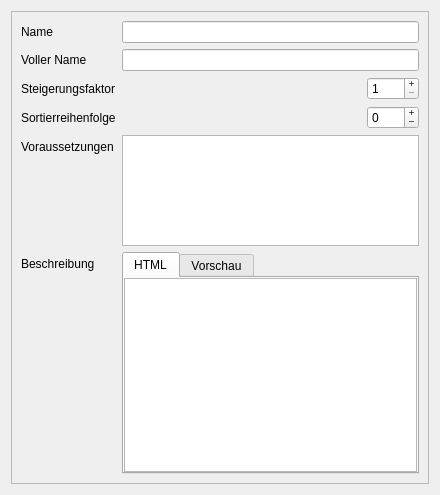
<?xml version="1.0" encoding="UTF-8"?>
<ui version="4.0">
 <class>dialog</class>
 <widget class="QWidget" name="dialog">
  <property name="geometry">
   <rect>
    <x>0</x>
    <y>0</y>
    <width>440</width>
    <height>495</height>
   </rect>
  </property>
  <property name="windowTitle">
   <string>Sephrasto - Energie bearbeiten...</string>
  </property>
  <layout class="QVBoxLayout" name="verticalLayout_3">
   <item>
    <widget class="QScrollArea" name="scrollArea">
     <property name="widgetResizable">
      <bool>true</bool>
     </property>
     <widget class="QWidget" name="scrollAreaWidgetContents">
      <property name="geometry">
       <rect>
        <x>0</x>
        <y>0</y>
        <width>416</width>
        <height>471</height>
       </rect>
      </property>
      <layout class="QFormLayout" name="formLayout">
       <item row="0" column="0">
        <widget class="QLabel" name="labelName">
         <property name="text">
          <string>Name</string>
         </property>
        </widget>
       </item>
       <item row="0" column="1">
        <widget class="QLineEdit" name="leName"/>
       </item>
       <item row="1" column="0">
        <widget class="QLabel" name="labelAnzeigeName">
         <property name="text">
          <string>Voller Name</string>
         </property>
        </widget>
       </item>
       <item row="1" column="1">
        <widget class="QLineEdit" name="leAnzeigeName"/>
       </item>
       <item row="2" column="0">
        <widget class="QLabel" name="labelSF">
         <property name="text">
          <string>Steigerungsfaktor</string>
         </property>
        </widget>
       </item>
       <item row="2" column="1">
        <layout class="QHBoxLayout" name="horizontalLayout_2">
         <item>
          <spacer name="horizontalSpacer">
           <property name="orientation">
            <enum>Qt::Horizontal</enum>
           </property>
           <property name="sizeHint" stdset="0">
            <size>
             <width>40</width>
             <height>20</height>
            </size>
           </property>
          </spacer>
         </item>
         <item>
          <widget class="QSpinBox" name="spinSF">
           <property name="minimumSize">
            <size>
             <width>52</width>
             <height>0</height>
            </size>
           </property>
           <property name="buttonSymbols">
            <enum>QAbstractSpinBox::PlusMinus</enum>
           </property>
           <property name="minimum">
            <number>1</number>
           </property>
           <property name="maximum">
            <number>999</number>
           </property>
          </widget>
         </item>
        </layout>
       </item>
       <item row="3" column="0">
        <widget class="QLabel" name="labelSortOrder">
         <property name="text">
          <string>Sortierreihenfolge</string>
         </property>
        </widget>
       </item>
       <item row="3" column="1">
        <layout class="QHBoxLayout" name="horizontalLayout">
         <item>
          <spacer name="horizontalSpacer_2">
           <property name="orientation">
            <enum>Qt::Horizontal</enum>
           </property>
           <property name="sizeHint" stdset="0">
            <size>
             <width>40</width>
             <height>20</height>
            </size>
           </property>
          </spacer>
         </item>
         <item>
          <widget class="QSpinBox" name="spinSortOrder">
           <property name="minimumSize">
            <size>
             <width>52</width>
             <height>0</height>
            </size>
           </property>
           <property name="toolTip">
            <string>&lt;html&gt;&lt;head/&gt;&lt;body&gt;&lt;p&gt;Die Reihenfolge, in der der Wert im Charaktereditor aufgeführt werden soll.&lt;/p&gt;&lt;/body&gt;&lt;/html&gt;</string>
           </property>
           <property name="buttonSymbols">
            <enum>QAbstractSpinBox::PlusMinus</enum>
           </property>
           <property name="minimum">
            <number>-999</number>
           </property>
           <property name="maximum">
            <number>999</number>
           </property>
          </widget>
         </item>
        </layout>
       </item>
       <item row="4" column="0">
        <widget class="QLabel" name="labelVoraussetzungen">
         <property name="text">
          <string>Voraussetzungen</string>
         </property>
        </widget>
       </item>
       <item row="4" column="1">
        <widget class="QPlainTextEdit" name="teVoraussetzungen">
         <property name="maximumSize">
          <size>
           <width>16777215</width>
           <height>250</height>
          </size>
         </property>
         <property name="toolTip">
          <string>&lt;html&gt;&lt;head/&gt;&lt;body&gt;&lt;p&gt;Siehe &quot;Datenbank Editor -&gt; Einstellungsmöglichkeiten -&gt; Voraussetzungen&quot; in der Sephrasto-Hilfe für eine Anleitung.&lt;/p&gt;&lt;/body&gt;&lt;/html&gt;</string>
         </property>
        </widget>
       </item>
       <item row="5" column="0">
        <widget class="QLabel" name="labelBeschreibung">
         <property name="text">
          <string>Beschreibung</string>
         </property>
        </widget>
       </item>
       <item row="5" column="1">
        <widget class="QTabWidget" name="tabWidget">
         <property name="currentIndex">
          <number>0</number>
         </property>
         <widget class="QWidget" name="tab">
          <attribute name="title">
           <string>HTML</string>
          </attribute>
          <layout class="QVBoxLayout" name="verticalLayout_2">
           <property name="spacing">
            <number>0</number>
           </property>
           <property name="leftMargin">
            <number>0</number>
           </property>
           <property name="topMargin">
            <number>0</number>
           </property>
           <property name="rightMargin">
            <number>0</number>
           </property>
           <property name="bottomMargin">
            <number>0</number>
           </property>
           <item>
            <widget class="QPlainTextEdit" name="teBeschreibung">
             <property name="sizePolicy">
              <sizepolicy hsizetype="Expanding" vsizetype="MinimumExpanding">
               <horstretch>0</horstretch>
               <verstretch>0</verstretch>
              </sizepolicy>
             </property>
            </widget>
           </item>
          </layout>
         </widget>
         <widget class="QWidget" name="tab_2">
          <attribute name="title">
           <string>Vorschau</string>
          </attribute>
          <layout class="QVBoxLayout" name="verticalLayout">
           <property name="leftMargin">
            <number>0</number>
           </property>
           <property name="topMargin">
            <number>0</number>
           </property>
           <property name="rightMargin">
            <number>0</number>
           </property>
           <property name="bottomMargin">
            <number>0</number>
           </property>
           <item>
            <widget class="QTextBrowser" name="tbBeschreibung"/>
           </item>
          </layout>
         </widget>
        </widget>
       </item>
      </layout>
     </widget>
    </widget>
   </item>
  </layout>
 </widget>
 <tabstops>
  <tabstop>leName</tabstop>
  <tabstop>leAnzeigeName</tabstop>
  <tabstop>spinSF</tabstop>
  <tabstop>spinSortOrder</tabstop>
  <tabstop>teVoraussetzungen</tabstop>
  <tabstop>tabWidget</tabstop>
  <tabstop>teBeschreibung</tabstop>
  <tabstop>tbBeschreibung</tabstop>
 </tabstops>
 <resources/>
 <connections/>
</ui>
